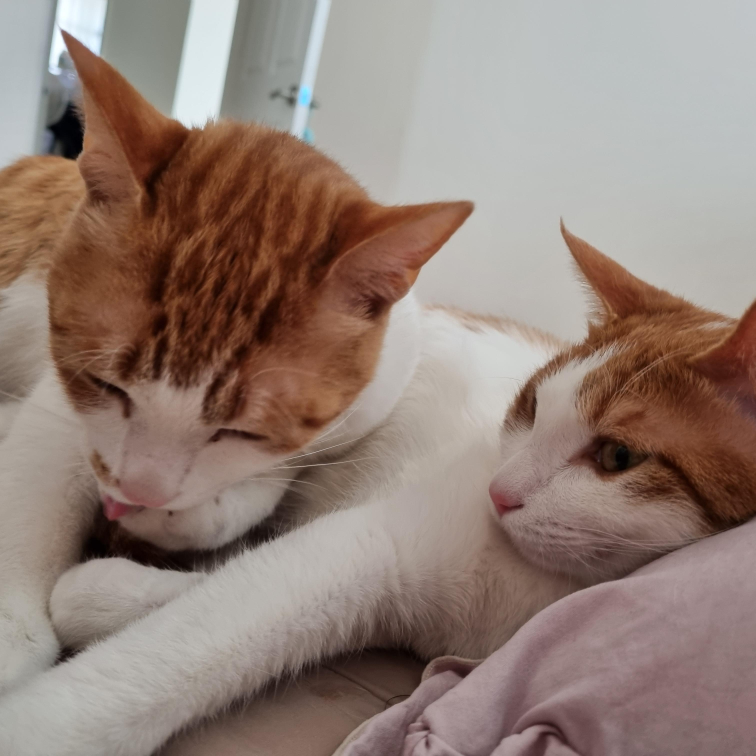
#> input picture img/냥.jpg, 3024 x 3024 px, found by its file name (shown at 1/4 size)
$ python meta.py
#> lines starting #> are read from the running program, lines starting #| are printed output that depends on the picture

import cv2
import numpy as np
from PIL import ImageDraw
from PIL import Image

full_path = r'C:\Users\ngcc\PycharmProjects\python_lib_test\img\냥.jpg'
img = Image.open(full_path)
#> img is the input picture: PIL image 3024x3024 RGB; mean R, G, B 146.2, 127.6, 118.8

pixel = (100, 50, 90)
for i in range(1, img.height):
    img.putpixel((1, i), pixel)
    img.putpixel((2, i), pixel)
    img.putpixel((3, i), pixel)
    img.putpixel((4, i), pixel)
    img.putpixel((i, img.height-1), pixel)

for i in range(1, img.width):
    img.putpixel((1, i), pixel)
    img.putpixel((2, i), pixel)
    img.putpixel((3, i), pixel)
    img.putpixel((4, i), pixel)
    img.putpixel((img.width-1, i), pixel)
img.save("2.jpg")


cv2.imshow('sample2',img)
cv2.waitKey()
cv2.destroyAllWindows()

x, h, w, y = 80, 90, 100, 105
img_small2 = img.resize((300, 300))
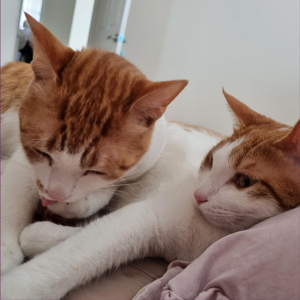
#> img_small2: PIL image 300x300 RGB; mean R, G, B 146.1, 127.4, 118.7
draw = ImageDraw.Draw(img_small2)
draw.line([(x+30, y), (x-10, y+h), (x+w-20, y+h+50), (x+w+40, y+47), (x+30, y)], fill="red", width=2)

img_small2
